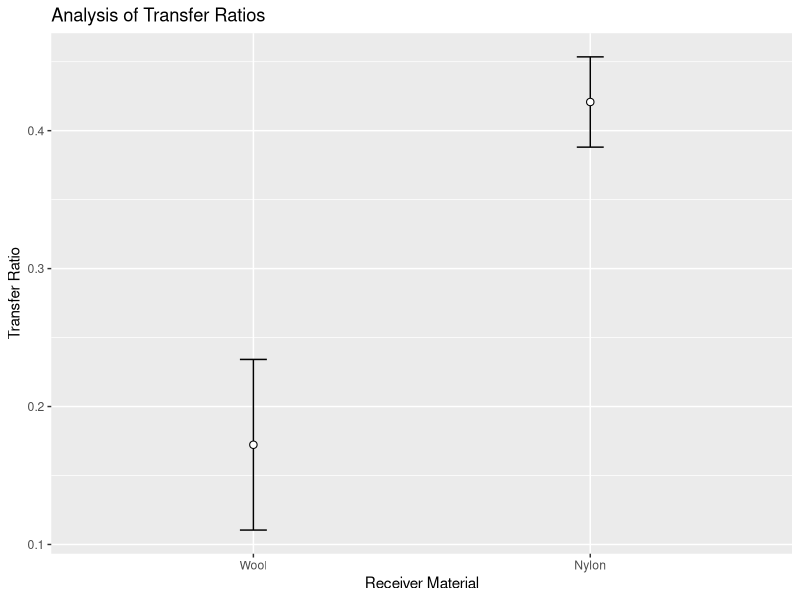
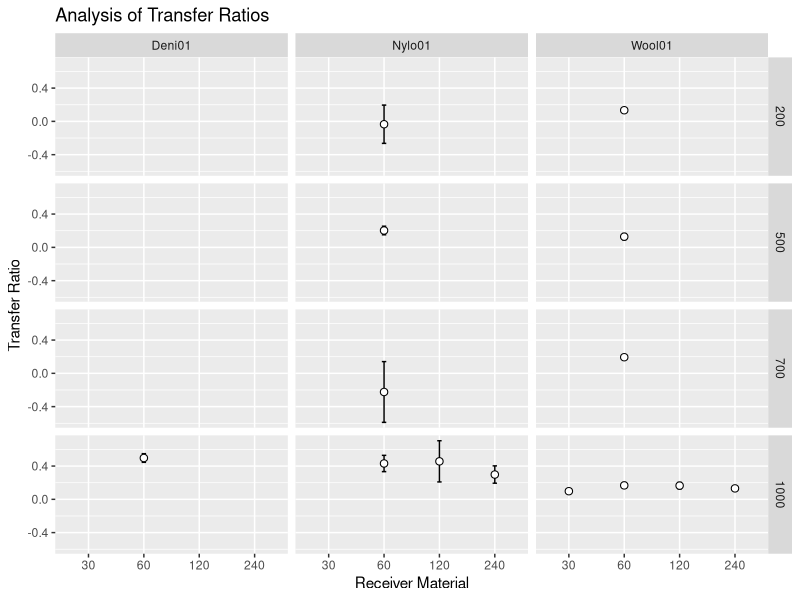
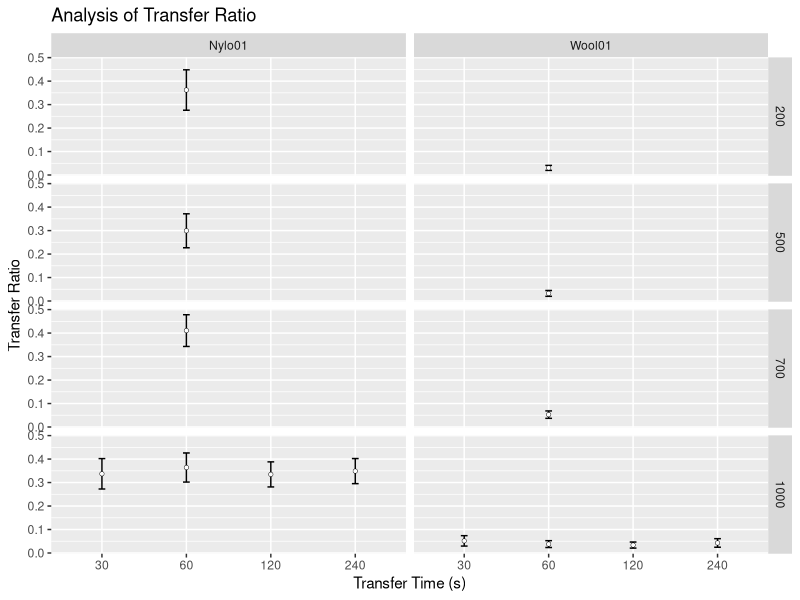
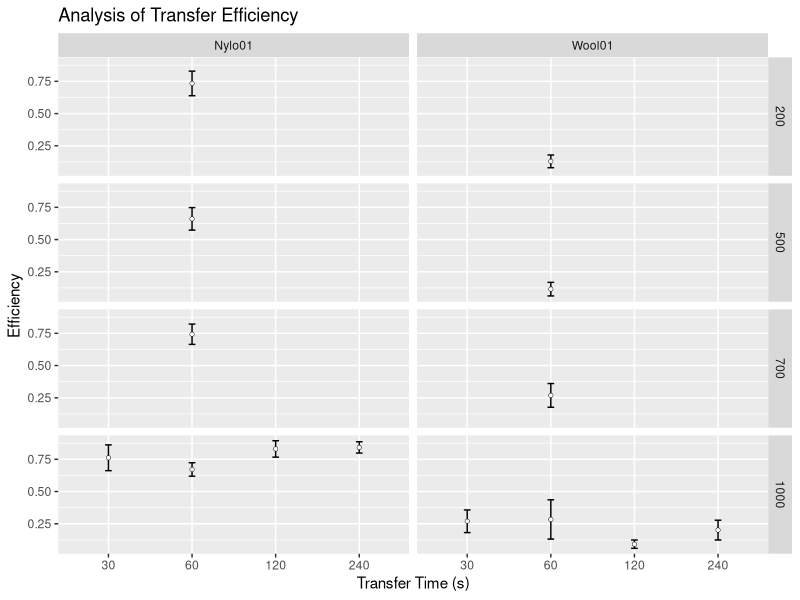
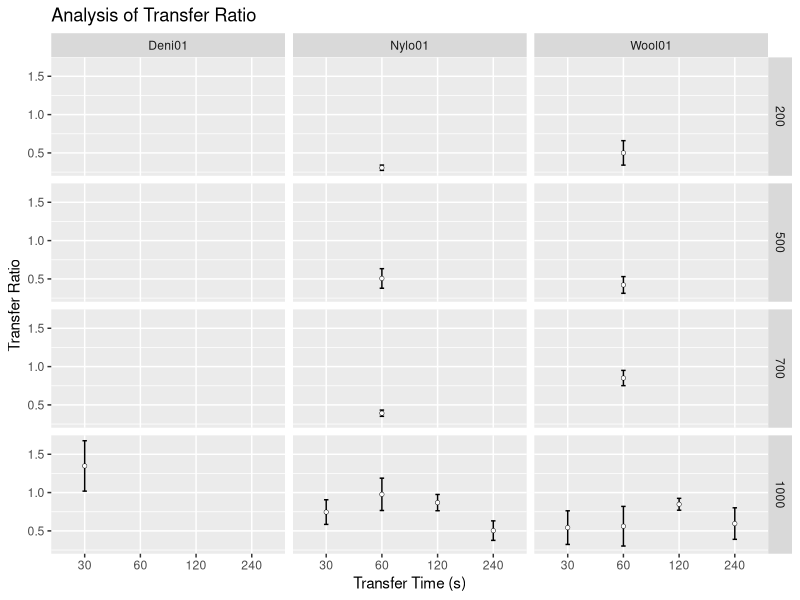
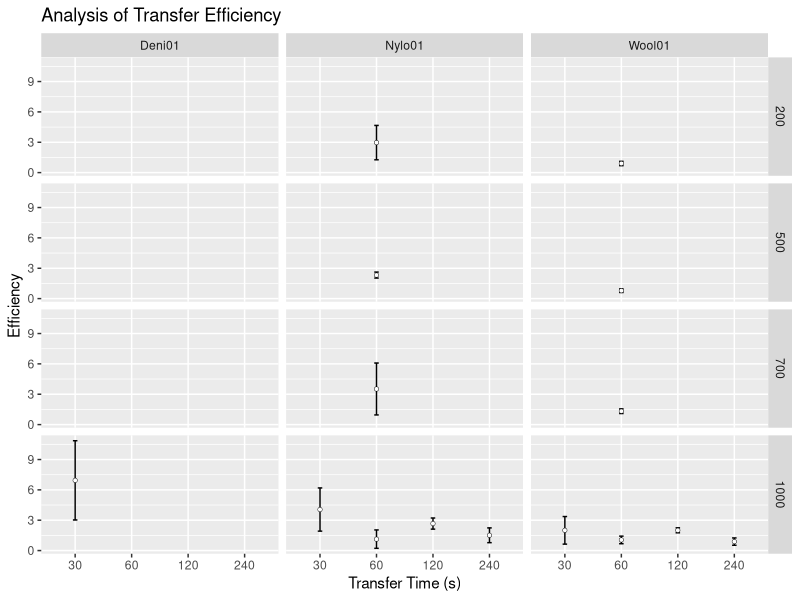
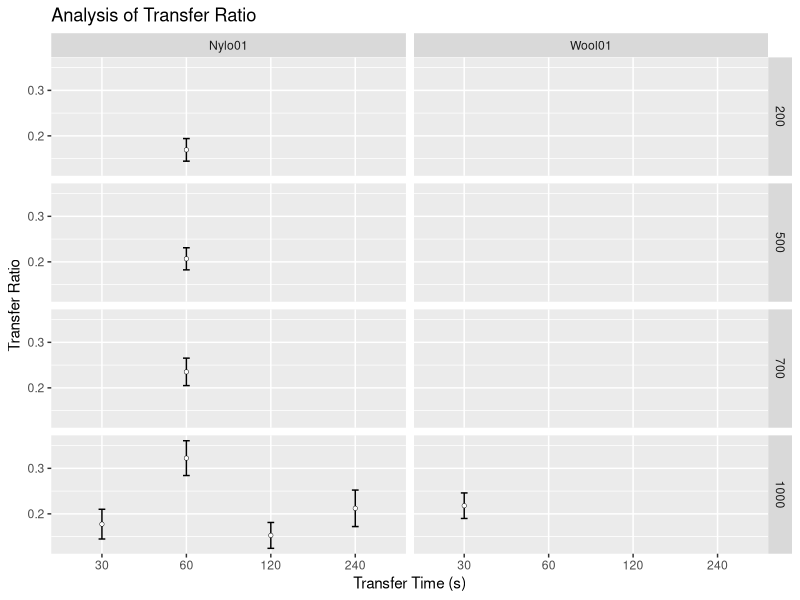
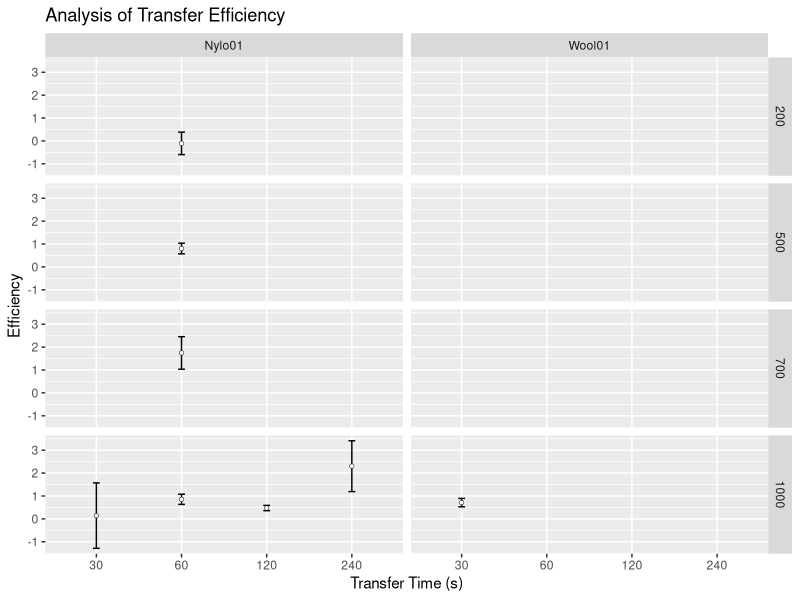

Source code (R) for these figures, in order:
## ---- chunk 1
knitr::opts_chunk$set(echo = TRUE, message = FALSE, warning = FALSE)
# libraries
library(readxl)
library(plyr)
library(ggplot2)
library(dplyr)
## ---- chunk 2
# functions
## Gives count, mean, standard deviation, standard error of the mean, and confidence interval (default 95%).
##   data: a data frame.
##   measurevar: the name of a column that contains the variable to be summariezed
##   groupvars: a vector containing names of columns that contain grouping variables
##   na.rm: a boolean that indicates whether to ignore NA's
##   conf.interval: the percent range of the confidence interval (default is 95%)
summarySE <- function(data=NULL, measurevar, groupvars=NULL, na.rm=FALSE,
                      conf.interval=.95, .drop=TRUE) {
    # New version of length which can handle NA's: if na.rm==T, don't count them
    length2 <- function (x, na.rm=FALSE) {
        if (na.rm) sum(!is.na(x))
        else       length(x)
    }

    # This does the summary. For each group's data frame, return a vector with
    # N, mean, and sd
    datac <- ddply(data, groupvars, .drop=.drop,
      .fun = function(xx, col) {
        c(N    = length2(xx[[col]], na.rm=na.rm),
          mean = mean   (xx[[col]], na.rm=na.rm),
          sd   = sd     (xx[[col]], na.rm=na.rm)
        )
      },
      measurevar
    )

    # Rename the "mean" column    
    datac <- plyr::rename(datac, c("mean" = measurevar))

    datac$se <- datac$sd / sqrt(datac$N)  # Calculate standard error of the mean

    # Confidence interval multiplier for standard error
    # Calculate t-statistic for confidence interval: 
    # e.g., if conf.interval is .95, use .975 (above/below), and use df=N-1
    ciMult <- qt(conf.interval/2 + .5, datac$N-1)
    datac$ci <- datac$se * ciMult

    return(datac)
}

## function to convert a (character) vector of 
## numbers into a factor ordered numerically
numericFactorOrder <- function(x) {
    
  u = unique(x)
  new.levels = u[order(as.numeric(u))]
  x = factor(x, levels=new.levels)
  return(x)
  
}

## ---- chunk 3
# Read in ML's data
my.dat = read_xlsx("dat/20191030DatasetPaper.xlsx", sheet = "DataMl")

# only use the transfer experiments for Groups 1 & 2. Groups 3-6 are not 
# clear in what they are and don't fit with the rest. Mostly Persistence?
# TODO - deal with Groups 3-6 later
transfer.dat = my.dat %>% filter(Time == "00000" & Group %in% c(1,2)) %>% select(c("Substrate", "ActivityID", "ObsType", "Count", "Mass", "Duration", "Group", "Repeat")) 

knitr::kable(head(transfer.dat, 20), caption = "'Head' of ML's Transfer Data")

## ---- chunk 4

# fix column types
transfer.dat$Count = as.numeric(transfer.dat$Count)
transfer.dat$Group = as.character(transfer.dat$Group)
transfer.dat$Repeat = as.character(transfer.dat$Repeat)

# add a photoID column to keep track of which datapoint is which
photo.id = rep(paste0("P", seq(1:5)), as.integer(nrow(transfer.dat)/5+1))
transfer.dat = data.frame(PhotoID = photo.id[1:nrow(transfer.dat)], transfer.dat)

# split out each set of photos...
p1 = transfer.dat %>% filter(PhotoID == "P1") %>% select(Mass,Duration,Group,Repeat,Count)
p2 = transfer.dat %>% filter(PhotoID == "P2") %>% select(Mass,Duration,Group,Repeat,Count)
p3 = transfer.dat %>% filter(PhotoID == "P3") %>% select(Mass,Duration,Group,Repeat,Count)
p4 = transfer.dat %>% filter(PhotoID == "P4") %>% select(Mass,Duration,Group,Repeat,Count)
p5 = transfer.dat %>% filter(PhotoID == "P5") %>% select(Mass,Duration,Group,Repeat,Count)

# ...and merge
merge.dat = data.frame(p1, p2$Count, p3$Count, p4$Count, p5$Count)
names(merge.dat) = c("Mass","Duration","Group","Repeat","P1","P2","P3","P4","P5")

# calculate the Transfer Ratios and Efficiencies
# NB: the summarise() function can be problematic here, if plyr is loaded
#     after dplyr. Check that first if this stops working.
final.dat = merge.dat %>% group_by(Mass, Duration, Group, Repeat) %>% summarise(Donor = P3 - P1, Receiver = P5 - P2, Donor_post = P3 - P4) %>% mutate(Ratio = Receiver/Donor, Efficiency = Receiver/Donor_post)

summ.dat = summarySE(final.dat, measurevar = "Ratio", groupvars = c("Group"))

knitr::kable(summ.dat, caption = "Summary Data for ML Transfer Ratios")
## ---- chunk 5

ggplot(summ.dat, aes(x = Group, y = Ratio)) + 
  geom_point(size=2.2) +
  geom_errorbar(aes(ymin = Ratio-se, ymax = Ratio+se), width = 0.08) +
  geom_point(colour = "white") +
  scale_x_discrete(labels = c("Wool", "Nylon")) +
  labs(title = "Analysis of Transfer Ratios",
       x = "Receiver Material",
       y = "Transfer Ratio")

## ---- chunk 6

# start df of all ratio data for comparison

all.ratio = summ.dat
all.ratio = all.ratio[, -1]
all.ratio = cbind(Name = rep("A", 2), Mass = rep(1000,2), TransferTime = rep(60,2), Substrate = c("Wool01", "Nylo01"), all.ratio)


## ---- chunk 7
# Read in SD's data
my.dat = read_xlsx("dat/20191030DatasetPaper.xlsx", sheet = "DataSd", trim_ws = TRUE)

# only use the transfer experiments for Groups 8-22. Groups 1-7 have no 
# count data and group 23 is incomplete, only one replicate
# TODO - deal with Groups 3-6 later
transfer.dat = my.dat %>% filter(Time == 0 & Group > 8 & Group < 23) %>% select(c("Substrate", "ActivityID", "ObsType", "Count", "Mass", "Duration", "Group", "Repeat")) 

knitr::kable(head(transfer.dat, 20), caption = "'Head' of SD's Transfer Data")

## ---- chunk 8

# fix column types
transfer.dat$Count = as.numeric(transfer.dat$Count)
transfer.dat$Duration = as.numeric(transfer.dat$Duration)
transfer.dat$Mass = as.numeric(transfer.dat$Mass)
transfer.dat$Group = as.character(transfer.dat$Group)
transfer.dat$Repeat = as.character(transfer.dat$Repeat)

# rename Denm01 to Deni01 to match others
transfer.dat[transfer.dat$Substrate == "Denm01", 1] <- "Deni01"

# add a photoID column to keep track of which datapoint is which
photo.id = rep(paste0("P", seq(1:5)), as.integer(nrow(transfer.dat)/5+1))
transfer.dat = data.frame(PhotoID = photo.id[1:nrow(transfer.dat)], transfer.dat)

# split out each set of photos...
p1 = transfer.dat %>% filter(PhotoID == "P1") %>% select(Mass,Duration,Substrate,Group,Repeat,Count)
p2 = transfer.dat %>% filter(PhotoID == "P2") %>% select(Mass,Duration,Substrate,Group,Repeat,Count)
p3 = transfer.dat %>% filter(PhotoID == "P3") %>% select(Mass,Duration,Substrate,Group,Repeat,Count)
p4 = transfer.dat %>% filter(PhotoID == "P4") %>% select(Mass,Duration,Substrate,Group,Repeat,Count)
p5 = transfer.dat %>% filter(PhotoID == "P5") %>% select(Mass,Duration,Substrate,Group,Repeat,Count)

# ...and merge
merge.dat = data.frame(p5[,c("Mass","Duration","Substrate","Group","Repeat")], p1$Count, p2$Count, p3$Count, p4$Count, p5$Count)
names(merge.dat) = c("Mass","TransferTime","Substrate","Group","Repeat","P1","P2","P3","P4","P5")

# calculate the Transfer Ratios and Efficiencies
# NB: the summarise() function can be problematic here, if plyr is loaded
#     after dplyr. Check that first if this stops working.
final.dat = merge.dat %>% group_by(Mass, TransferTime, Substrate, Repeat) %>% summarise(Donor = P3 - P1, Receiver = P5 - P2, Donor_post = P3 - P4) %>% mutate(Ratio = Receiver/Donor, Efficiency = Receiver/Donor_post)

ratio.dat = summarySE(final.dat, measurevar = "Ratio", groupvars = c("Mass", "TransferTime", "Substrate"))
ratio.dat = cbind(Name = rep("B", nrow(ratio.dat)), ratio.dat)
all.ratio = rbind(all.ratio, ratio.dat)



knitr::kable(ratio.dat, caption = "Summary Data for ML Transfer Ratios")
## ---- chunk 9

ggplot(ratio.dat, aes(x = numericFactorOrder(TransferTime), y = Ratio)) + 
  geom_point(size=2.2) +
  geom_errorbar(aes(ymin = Ratio-se, ymax = Ratio+se), width = 0.08) +
  geom_point(colour = "white") +
  labs(title = "Analysis of Transfer Ratios",
       x = "Receiver Material",
       y = "Transfer Ratio") +
  facet_grid(numericFactorOrder(Mass) ~ Substrate)


## ---- chunk 10
# Read in Bh's data
my.dat = read_xlsx("dat/NorBhCleanDataset.xlsx", sheet = "Data", trim_ws = TRUE, col_types = "text")

# Fix the column name for Time - seems to have extra spaces
my.dat = rename(my.dat, Mass = `Mass (g)`)
my.dat = rename(my.dat, TransferTime = `TransferTime (s)`)
my.dat = rename(my.dat, PersistenceTime = `PersistenceTime (min)`)
#colnames(my.dat)

# only use the Transfer data (PersistenceTime == "0") 
transfer.dat = my.dat %>% filter(PersistenceTime == 0) %>% select(c("Substrate", "ObservationType", "Count", "Mass", "TransferTime", "Experiment", "Replicate")) 

knitr::kable(head(transfer.dat,20), caption = "'Head' of BH's Transfer Data")

## ---- chunk 11
# fix column types
transfer.dat$Count = as.numeric(transfer.dat$Count)
transfer.dat$Experiment = as.character(transfer.dat$Experiment)
transfer.dat$Replicate = as.character(transfer.dat$Replicate)

# add a photoID column to keep track of which datapoint is which
photo.id = rep(paste0("P", seq(1:5)), as.integer(nrow(transfer.dat)/5+1))
transfer.dat = data.frame(PhotoID = photo.id[1:nrow(transfer.dat)], transfer.dat)

# split out each set of photos...
p1 = transfer.dat %>% filter(PhotoID == "P1") %>% select(Mass,TransferTime,Substrate,Experiment,Replicate,Count)
p2 = transfer.dat %>% filter(PhotoID == "P2") %>% select(Mass,TransferTime,Substrate,Experiment,Replicate,Count)
p3 = transfer.dat %>% filter(PhotoID == "P3") %>% select(Mass,TransferTime,Substrate,Experiment,Replicate,Count)
p4 = transfer.dat %>% filter(PhotoID == "P4") %>% select(Mass,TransferTime,Substrate,Experiment,Replicate,Count)
p5 = transfer.dat %>% filter(PhotoID == "P5") %>% select(Mass,TransferTime,Substrate,Experiment,Replicate,Count)

# ...and merge
merge.dat = data.frame(p5[,c("Mass","TransferTime","Substrate","Experiment","Replicate")], p1$Count, p2$Count, p3$Count, p4$Count, p5$Count)
names(merge.dat) = c("Mass","TransferTime","Substrate","Experiment","Replicate","P1","P2","P3","P4","P5")

# calculate the Transfer Ratios and Efficiencies
# NB: the summarise() function can be problematic here, if plyr is loaded
#     after dplyr. Check that first if this stops working.
final.dat = merge.dat %>% group_by(Mass, TransferTime, Substrate, Replicate) %>% summarise(Donor = P3 - P1, Receiver = P5 - P2, Donor_post = P3 - P4) %>% mutate(Ratio = Receiver/Donor, Efficiency = Receiver/Donor_post)

ratio.dat = summarySE(final.dat, measurevar = "Ratio", groupvars = c("Mass","TransferTime","Substrate"))
ratio.dat = cbind(Name = rep("C", nrow(ratio.dat)), ratio.dat)
all.ratio = rbind(all.ratio, ratio.dat)

knitr::kable(ratio.dat, caption = "Summary Data for BH Transfer Ratios")
## ---- chunk 12

ggplot(ratio.dat, aes(x = numericFactorOrder(TransferTime), y = Ratio)) + 
  geom_point(size=1) +
  geom_errorbar(aes(ymin = Ratio-se, ymax = Ratio+se), width = 0.08) +
  geom_point(colour = "white", size = 0.7) +
#  scale_x_discrete(labels = c("Wool", "Nylon")) +
  labs(title = "Analysis of Transfer Ratio",
       x = "Transfer Time (s)",
       y = "Transfer Ratio") +
  facet_grid(numericFactorOrder(Mass) ~ Substrate)


## ---- chunk 13

eff.dat = summarySE(final.dat, measurevar = "Efficiency", groupvars = c("Mass","TransferTime","Substrate"))

eff.dat
ggplot(eff.dat, aes(x = numericFactorOrder(TransferTime), y = Efficiency)) + 
  geom_point(size=1) +
  geom_errorbar(aes(ymin = Efficiency-se, ymax = Efficiency+se), width = 0.08) +
  geom_point(colour = "white", size = 0.7) +
#  scale_x_discrete(labels = c("Wool", "Nylon")) +
  labs(title = "Analysis of Transfer Efficiency",
       x = "Transfer Time (s)",
       y = "Efficiency") +
  facet_grid(numericFactorOrder(Mass) ~ Substrate)


## ---- chunk 14
# Read in Sg's data
my.dat = read_xlsx("dat/StrSgCleanDataset.xlsx", sheet = "Data", trim_ws = TRUE, col_types = "text")

# Fix the column name for Time - seems to have extra spaces
my.dat = rename(my.dat, Mass = `Mass (g)`)
my.dat = rename(my.dat, TransferTime = `TransferTime (s)`)
my.dat = rename(my.dat, PersistenceTime = `PersistenceTime (min)`)
#colnames(my.dat)

# only use the Transfer data (PersistenceTime == "0") 
transfer.dat = my.dat %>% filter(PersistenceTime == 0) %>% select(c("Substrate", "ObservationType", "Count", "Mass", "TransferTime", "Experiment", "Replicate"))

# also remove expt 16 as it is incomplete
transfer.dat = transfer.dat[as.numeric(transfer.dat$Experiment) < 16,]

knitr::kable(head(transfer.dat,20), caption = "'Head' of SG's Transfer Data")

## ---- chunk 15
# fix column types
transfer.dat$Count = as.numeric(transfer.dat$Count)
transfer.dat$Experiment = as.character(transfer.dat$Experiment)
transfer.dat$Replicate = as.character(transfer.dat$Replicate)

# add a photoID column to keep track of which datapoint is which
photo.id = rep(paste0("P", seq(1:5)), as.integer(nrow(transfer.dat)/5+1))
transfer.dat = data.frame(PhotoID = photo.id[1:nrow(transfer.dat)], transfer.dat)

# split out each set of photos...
p1 = transfer.dat %>% filter(PhotoID == "P1") %>% select(Mass,TransferTime,Substrate,Experiment,Replicate,Count)
p2 = transfer.dat %>% filter(PhotoID == "P2") %>% select(Mass,TransferTime,Substrate,Experiment,Replicate,Count)
p3 = transfer.dat %>% filter(PhotoID == "P3") %>% select(Mass,TransferTime,Substrate,Experiment,Replicate,Count)
p4 = transfer.dat %>% filter(PhotoID == "P4") %>% select(Mass,TransferTime,Substrate,Experiment,Replicate,Count)
p5 = transfer.dat %>% filter(PhotoID == "P5") %>% select(Mass,TransferTime,Substrate,Experiment,Replicate,Count)

# ...and merge
merge.dat = data.frame(p5[,c("Mass","TransferTime","Substrate","Experiment","Replicate")], p1$Count, p2$Count, p3$Count, p4$Count, p5$Count)
names(merge.dat) = c("Mass","TransferTime","Substrate","Experiment","Replicate","P1","P2","P3","P4","P5")

# calculate the Transfer Ratios and Efficiencies
# NB: the summarise() function can be problematic here, if plyr is loaded
#     after dplyr. Check that first if this stops working.
final.dat = merge.dat %>% group_by(Mass, TransferTime, Substrate, Replicate) %>% summarise(Donor = P3 - P1, Receiver = P5 - P2, Donor_post = P3 - P4) %>% mutate(Ratio = Receiver/Donor, Efficiency = Receiver/Donor_post)

ratio.dat = summarySE(final.dat, measurevar = "Ratio", groupvars = c("Mass","TransferTime","Substrate"))
ratio.dat = cbind(Name = rep("D", nrow(ratio.dat)), ratio.dat)
all.ratio = rbind(all.ratio, ratio.dat)

knitr::kable(ratio.dat, caption = "Summary Data for SG Transfer Ratios")
## ---- chunk 16

ggplot(ratio.dat, aes(x = numericFactorOrder(TransferTime), y = Ratio)) + 
  geom_point(size=1) +
  geom_errorbar(aes(ymin = Ratio-se, ymax = Ratio+se), width = 0.08) +
  geom_point(colour = "white", size = 0.7) +
#  scale_x_discrete(labels = c("Wool", "Nylon")) +
  labs(title = "Analysis of Transfer Ratio",
       x = "Transfer Time (s)",
       y = "Transfer Ratio") +
  facet_grid(numericFactorOrder(Mass) ~ Substrate)


## ---- chunk 17

eff.dat = summarySE(final.dat, measurevar = "Efficiency", groupvars = c("Mass","TransferTime","Substrate"))

ggplot(eff.dat, aes(x = numericFactorOrder(TransferTime), y = Efficiency)) + 
  geom_point(size=1) +
  geom_errorbar(aes(ymin = Efficiency-se, ymax = Efficiency+se), width = 0.08) +
  geom_point(colour = "white", size = 0.7) +
#  scale_x_discrete(labels = c("Wool", "Nylon")) +
  labs(title = "Analysis of Transfer Efficiency",
       x = "Transfer Time (s)",
       y = "Efficiency") +
  facet_grid(numericFactorOrder(Mass) ~ Substrate)


## ---- chunk 18
# Read in Em's data
my.dat = read_xlsx("dat/StrEmCleanDataset.xlsx", sheet = "DataEm", trim_ws = TRUE, col_types = "text")

# Fix the column name for Time - seems to have extra spaces
my.dat = rename(my.dat, Mass = `Mass (g)`)
my.dat = rename(my.dat, TransferTime = `TransferTime (s)`)
my.dat = rename(my.dat, PersistenceTime = `PersistenceTime (min)`)
#colnames(my.dat)

# only use the Transfer data (PersistenceTime == "0") 
transfer.dat = my.dat %>% filter(PersistenceTime == 0) %>% select(c("Substrate", "ObservationType", "Count", "Mass", "TransferTime", "Experiment", "Replicate"))

# also remove expt 16 as it is incomplete
transfer.dat = transfer.dat[as.numeric(transfer.dat$Experiment) < 16,]

knitr::kable(head(transfer.dat, 20), caption = "'Head' of EM's Transfer Data")

## ---- chunk 19
# fix column types
transfer.dat$Count = as.numeric(transfer.dat$Count)
transfer.dat$Experiment = as.character(transfer.dat$Experiment)
transfer.dat$Replicate = as.character(transfer.dat$Replicate)

# add a photoID column to keep track of which datapoint is which
photo.id = rep(paste0("P", seq(1:5)), as.integer(nrow(transfer.dat)/5+1))
transfer.dat = data.frame(PhotoID = photo.id[1:nrow(transfer.dat)], transfer.dat)

# split out each set of photos...
p1 = transfer.dat %>% filter(PhotoID == "P1") %>% select(Mass,TransferTime,Substrate,Experiment,Replicate,Count)
p2 = transfer.dat %>% filter(PhotoID == "P2") %>% select(Mass,TransferTime,Substrate,Experiment,Replicate,Count)
p3 = transfer.dat %>% filter(PhotoID == "P3") %>% select(Mass,TransferTime,Substrate,Experiment,Replicate,Count)
p4 = transfer.dat %>% filter(PhotoID == "P4") %>% select(Mass,TransferTime,Substrate,Experiment,Replicate,Count)
p5 = transfer.dat %>% filter(PhotoID == "P5") %>% select(Mass,TransferTime,Substrate,Experiment,Replicate,Count)

# ...and merge
merge.dat = data.frame(p5[,c("Mass","TransferTime","Substrate","Experiment","Replicate")], p1$Count, p2$Count, p3$Count, p4$Count, p5$Count)
names(merge.dat) = c("Mass","TransferTime","Substrate","Experiment","Replicate","P1","P2","P3","P4","P5")

# calculate the Transfer Ratios and Efficiencies
# NB: the summarise() function can be problematic here, if plyr is loaded
#     after dplyr. Check that first if this stops working.
final.dat = merge.dat %>% group_by(Mass, TransferTime, Experiment, Substrate, Replicate) %>% summarise(Donor = P3 - P1, Receiver = P5 - P2, Donor_post = P3 - P4) %>% mutate(Ratio = Receiver/Donor, Efficiency = Receiver/Donor_post)

ratio.dat = summarySE(final.dat, measurevar = "Ratio", groupvars = c("Mass","TransferTime","Substrate"))
ratio.dat = cbind(Name = rep("E", nrow(ratio.dat)), ratio.dat)
all.ratio = rbind(all.ratio, ratio.dat)


knitr::kable(ratio.dat, caption = "Summary Data for EM Transfer Ratios")
## ---- chunk 20

ggplot(ratio.dat, aes(x = numericFactorOrder(TransferTime), y = Ratio)) + 
  geom_point(size=1) +
  geom_errorbar(aes(ymin = Ratio-se, ymax = Ratio+se), width = 0.08) +
  geom_point(colour = "white", size = 0.7) +
#  scale_x_discrete(labels = c("Wool", "Nylon")) +
  labs(title = "Analysis of Transfer Ratio",
       x = "Transfer Time (s)",
       y = "Transfer Ratio") +
  facet_grid(numericFactorOrder(Mass) ~ Substrate)


## ---- chunk 21

eff.dat = summarySE(final.dat, measurevar = "Efficiency", groupvars = c("Mass","TransferTime","Substrate"))

eff.dat
ggplot(eff.dat, aes(x = numericFactorOrder(TransferTime), y = Efficiency)) + 
  geom_point(size=1) +
  geom_errorbar(aes(ymin = Efficiency-se, ymax = Efficiency+se), width = 0.08) +
  geom_point(colour = "white", size = 0.7) +
#  scale_x_discrete(labels = c("Wool", "Nylon")) +
  labs(title = "Analysis of Transfer Efficiency",
       x = "Transfer Time (s)",
       y = "Efficiency") +
  facet_grid(numericFactorOrder(Mass) ~ Substrate)


## ---- chunk 22

wool.dat = all.ratio %>% filter(Mass == 1000 & Substrate == "Wool01")
wool.dat

mytheme = theme_minimal() +
  theme(panel.grid.minor = element_blank(),
        panel.grid.major.x = element_blank(),
        axis.title = element_text(size = 13, face = "bold"),
        axis.text = element_text(size = 11),
        legend.title = element_blank())


ggplot(wool.dat, aes(x=numericFactorOrder(TransferTime), y = Ratio, group = Name, colour = Name, shape=Name)) +
  geom_point(size = 2, position = position_dodge(0.3)) +
  geom_errorbar(aes(ymin = Ratio-se, ymax = Ratio+se), width = 0.08, position = position_dodge(0.3)) +
  scale_shape_manual(values = c(0, 1, 2, 5, 6)) +
  labs(title = "Transfer Ratio for Cotton to Wool",
       subtitle = "For 1000g Mass",
       x = "Transfer Time (s)",
       y = "Transfer Ratio")
  mytheme

ggsave("fig3.png")

## ---- chunk 23

nylon.dat = all.ratio %>% filter(Mass == 1000 & Substrate == "Nylo01")
nylon.dat

ggplot(nylon.dat, aes(x=numericFactorOrder(TransferTime), y = Ratio, group = Name, colour = Name, shape=Name)) +
  geom_point(size = 2, position = position_dodge(0.3)) +
  geom_errorbar(aes(ymin = Ratio-se, ymax = Ratio+se), width = 0.08, position = position_dodge(0.3)) +
  scale_shape_manual(values = c(0, 1, 2, 5, 6)) +
  labs(title = "Transfer Ratio for Cotton to Nylon",
       subtitle = "For 1000g Mass",
       x = "Transfer Time (s)",
       y = "Transfer Ratio") +
  mytheme

ggsave("fig4.png")

## ---- chunk 24

wool60.dat = all.ratio %>% filter(TransferTime == 60 & Substrate == "Wool01")
wool60.dat

ggplot(wool60.dat, aes(x=numericFactorOrder(Mass), y = Ratio, group = Name, colour = Name, shape=Name)) +
  geom_point(position = position_dodge(0.3)) +
  geom_errorbar(aes(ymin = Ratio-se, ymax = Ratio+se), width = 0.08, position = position_dodge(0.3)) +
  scale_shape_manual(values = c(0, 1, 2, 5, 6)) +
  labs(title = "Transfer Ratio for Cotton to Wool",
       subtitle = "For 60s Transfer Time",
       x = "Mass (g)",
       y = "Transfer Ratio") +
  mytheme

ggsave("fig5.png")

## ---- chunk 25

nylon60.dat = all.ratio %>% filter(TransferTime == 60 & Substrate == "Nylo01")
nylon60.dat

ggplot(nylon60.dat, aes(x=numericFactorOrder(Mass), y = Ratio, group = Name, colour = Name, shape=Name)) +
  geom_point(position = position_dodge(0.3)) +
  geom_errorbar(aes(ymin = Ratio-se, ymax = Ratio+se), width = 0.08, position = position_dodge(0.3)) +
  scale_shape_manual(values = c(0, 1, 2, 5, 6)) +
  labs(title = "Transfer Ratio for Cotton to Nylon",
       subtitle = "For 60s Transfer Time",
       x = "Mass (g)",
       y = "Transfer Ratio") +
  mytheme

ggsave("fig6.png")

## ---- chunk 26

ggplot(all.ratio, aes(x = numericFactorOrder(TransferTime), y = Ratio, group = Name, colour = Name)) + 
  geom_point(size=1, position = position_dodge(0.3)) +
  geom_errorbar(aes(ymin = Ratio-se, ymax = Ratio+se), width = 0.08, position = position_dodge(0.3)) +
#  geom_point(colour = "white", size = 0.7, position = position_dodge(0.2)) +
#  scale_x_discrete(labels = c("Wool", "Nylon")) +
  labs(title = "Analysis of Transfer Ratio",
       x = "Transfer Time (s)",
       y = "Transfer Ratio") +
  facet_grid(numericFactorOrder(Mass) ~ Substrate) +
  mytheme
